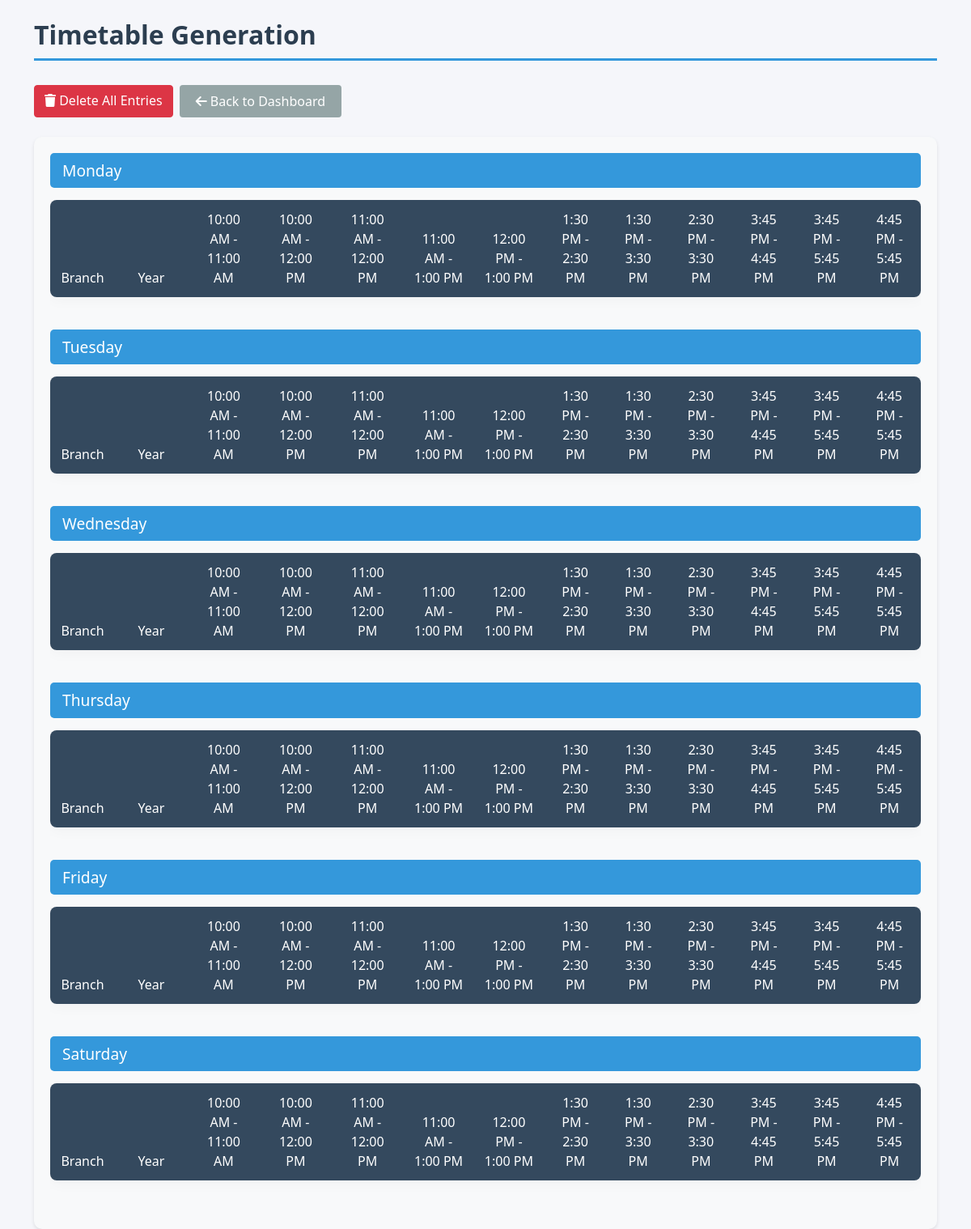
Screenshot of /generate-timetable/ (signed in) with the database file from the repository.
### timetable/models.py (models this page shows, shortened)
class TimeSlot(models.Model):
    start_time = models.TimeField()
    end_time = models.TimeField()

### timetable/views.py (the view, shortened to what this page needs)
# urls.py: path('generate-timetable/', views.manual_timetable, name='manual_timetable'),
def manual_timetable(request):
    try:
        department = Department.objects.get(admin=request.user)
        divisions = Division.objects.filter(department=department)
        years = Year.objects.filter(department=department)
        time_slots = TimeSlot.objects.all().order_by('start_time')
        subjects = Subject.objects.filter(department=department)
        batches = Batch.objects.filter(department=department)
        teachers = Teacher.objects.filter(department=department)
        timetable_entries = Timetable.objects.filter(subject__department=department)
        subject_hours = {}
        batch_teacher_map = {}
        context = {
            'divisions': divisions,
            'years': years,
            'time_slots': time_slots,
            'subjects': subjects,
            'batches': batches,
            'DAYS': ['Monday', 'Tuesday', 'Wednesday', 'Thursday', 'Friday', 'Saturday'],
            'subject_hours': subject_hours,
            'timetable_entries': timetable_entries,
            'department': department,
            'teachers': teachers,
            'batch_teacher_map': batch_teacher_map,  # Add the batch-teacher mapping to context
        }
        return render(request, 'manual_timetable.html', context)
    except Department.DoesNotExist:
        messages.error(request, 'You are not authorized to access this page.')
        return redirect('login')

### timetable/templates/manual_timetable.html (shortened to what this page needs)
{% extends 'blank_base.html' %}
{% load static %}
{% load timetable_filters %}
{% block content %}
<link rel="stylesheet" href="https://cdnjs.cloudflare.com/ajax/libs/font-awesome/6.5.1/css/all.min.css">
<div class="container mt-4">
    <h2 class="page-title">Timetable Generation</h2>
    <div class="mb-4 d-flex gap-2">
        <a href="{% url 'delete_all_timetable_entries' %}" class="btn btn-danger" onclick="return confirmDeleteAll()">
            <i class="fas fa-trash"></i> Delete All Entries
        </a>
        <a href="{% url 'department_dashboard' %}" class="btn btn-secondary">
            <i class="fas fa-arrow-left"></i> Back to Dashboard
        </a>
    </div>
    <div class="timetable-container">
        {% for day in DAYS %}
        <div class="day-section mb-4">
            <h3 class="day-header">{{ day }}</h3>
            <div class="table-responsive">
                <table class="table">
                    <thead>
                        <tr>
                            <th style="width: 80px;">Branch</th>
                            <th style="width: 90px;">Year</th>
                            {% for slot in time_slots %}
                            <th>{{ slot.start_time|time:"g:i A" }} - {{ slot.end_time|time:"g:i A" }}</th>
                            {% endfor %}
                        </tr>
                    </thead>
                </table>
            </div>
        </div>
        {% endfor %}
    </div>
</div>
{% endblock %}

### timetable/templates/manual_timetable.html (style rules this page uses)
.timetable-container { background: #f8f9fa; padding: 20px; border-radius: 10px; box-shadow: 0 2px 4px rgba(0,0,0,0.1); }
.page-title { color: #2c3e50; font-weight: 600; margin-bottom: 30px; padding-bottom: 10px; border-bottom: 3px solid #3498db; }
.day-header { background: #3498db; color: white; padding: 10px 15px; border-radius: 5px; margin-bottom: 15px; font-size: 1.2rem; font-weight: 500; }
.table { background: white; border-radius: 8px; overflow: hidden; box-shadow: 0 0 20px rgba(0,0,0,0.05); }
.table thead th { background: #34495e; color: white; font-weight: 500; border: none; padding: 12px; text-align: center; position: sticky; top: 0; }
.btn-secondary { background: #95a5a6; border: none; padding: 8px 20px; transition: all 0.3s ease; }

### rows the page displays
TimeSlot: start_time "10:00 AM", end_time "11:00 AM"
TimeSlot: start_time "10:00 AM", end_time "12:00 PM"
TimeSlot: start_time "11:00 AM", end_time "12:00 PM"
TimeSlot: start_time "11:00 AM", end_time "1:00 PM"
TimeSlot: start_time "12:00 PM", end_time "1:00 PM"
TimeSlot: start_time "1:30 PM", end_time "2:30 PM"
TimeSlot: start_time "1:30 PM", end_time "3:30 PM"
TimeSlot: start_time "2:30 PM", end_time "3:30 PM"
TimeSlot: start_time "3:45 PM", end_time "4:45 PM"
TimeSlot: start_time "3:45 PM", end_time "5:45 PM"
TimeSlot: start_time "4:45 PM", end_time "5:45 PM"

### other values shown
{{ day }} "Monday" "Tuesday" "Wednesday" "Thursday" "Friday" "Saturday"
